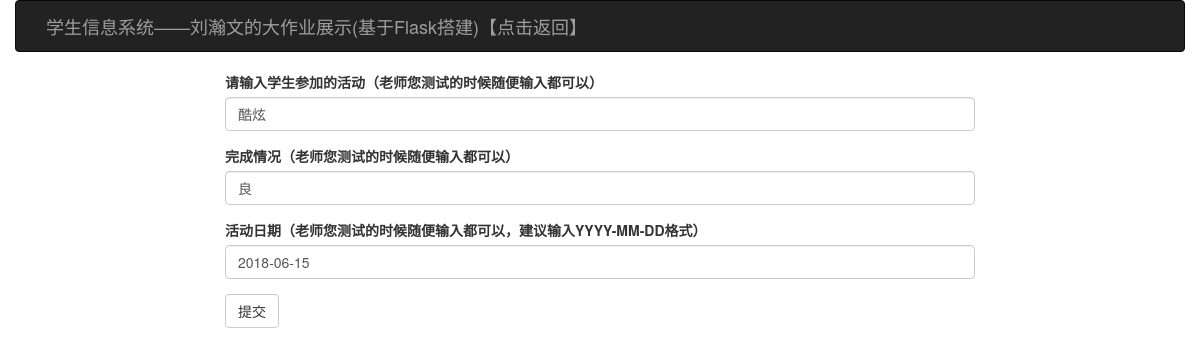
Screenshot of /change/4/3 with the database file from the repository.
### app.py (models this page shows, shortened)
class Event(db.Model):
    __tablename__ = 'event'
    id = db.Column(db.Integer, primary_key=True)
    stu_id = db.Column(db.Integer, db.ForeignKey('students.id'), nullable=False)
    event = db.Column(db.String(1024), nullable=False)
    value = db.Column(db.String(1024), nullable=False)
    event_time = db.Column(db.String(1024), nullable=False)
    create_time = db.Column(db.Date, default=datetime.date.today(), nullable=True)

### app.py (the view, shortened to what this page needs)
@app.route('/change/<int:stu_id>/<int:id>', methods=['GET', 'POST'])
def change_event_list(stu_id, id):
    if request.method == 'GET':
        Eventlists = Event.query.filter_by(stu_id=stu_id, id=id).join(Students,
                                                                      Event.stu_id == Students.id).first_or_404()
        form = EventListForm()
        form.event.data = Eventlists.event
        form.value.data = Eventlists.value
        form.event_time.data = Eventlists.event_time
        return render_template('modify.html', form=form)

### Forms.py
class EventListForm(FlaskForm):
    event = StringField('请输入学生参加的活动（老师您测试的时候随便输入都可以）', validators=[DataRequired(), Length(1, 64)])
    value = StringField('完成情况（老师您测试的时候随便输入都可以）', validators=[DataRequired(), Length(1, 64)])
    event_time = StringField('活动日期（老师您测试的时候随便输入都可以，建议输入YYYY-MM-DD格式）', validators=[DataRequired(), Length(1, 64)])
    submit = SubmitField('提交')

### templates/modify.html (shortened to what this page needs)
{% extends "base_env.html" %}
{% import "bootstrap/wtf.html" as wtf %}
{% block page_content %}
<div class="row">
    <div class="col-md-8 col-md-offset-2"> {{ wtf.quick_form(form, form_type="horizontal") }} </div>
</div>
{% endblock %}

### rows the page displays
Event: event "酷炫", value "良", event_time "2018-06-15"
